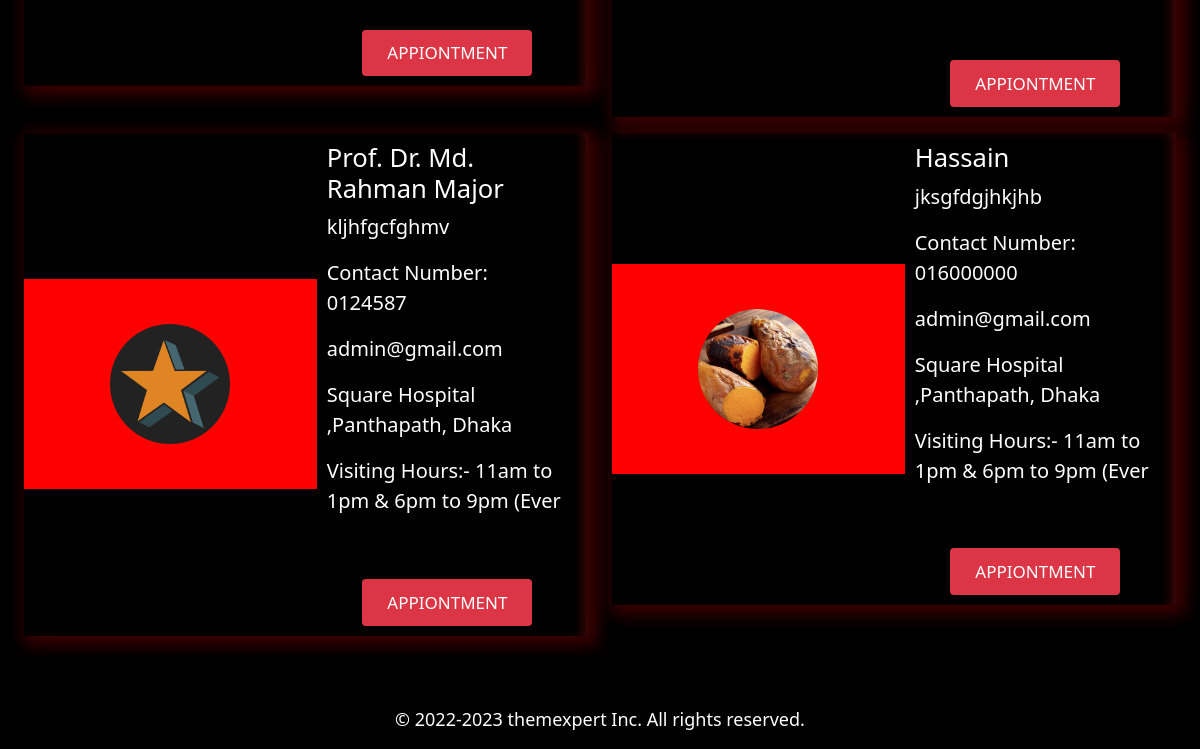
Page /dietitian.php (lower part) on the earlier database version.
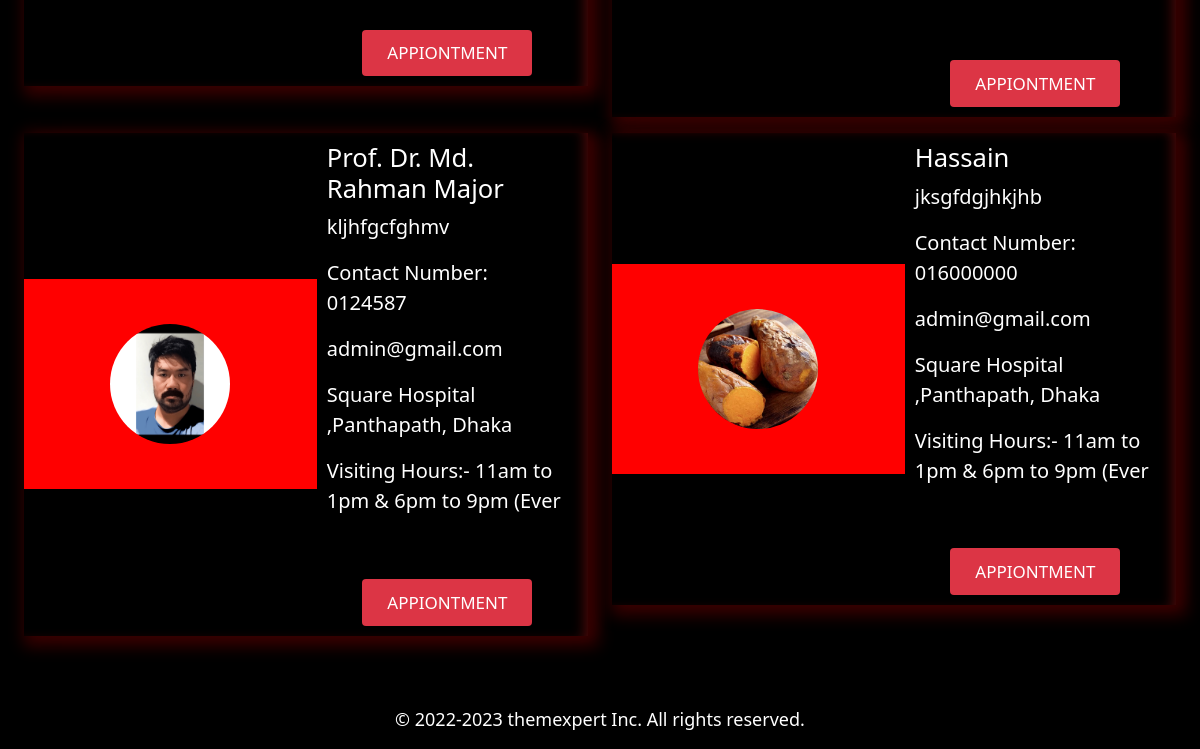
Same page on the later database version.
### tables this page shows
CREATE TABLE `dietitian` (
  `id` int(5) NOT NULL,
  `name` varchar(50) NOT NULL,
  `info` varchar(1000) NOT NULL,
  `number` varchar(11) NOT NULL,
  `email` varchar(30) NOT NULL,
  `address` varchar(100) NOT NULL,
  `visiting_time` varchar(30) NOT NULL,
  `image` varchar(400) NOT NULL,
  `password` varchar(250) NOT NULL,
  `d-acc_create_date` timestamp NOT NULL DEFAULT current_timestamp()
);

### dietitian.php (the view, shortened to what this page needs)
<?php
    include 'config.php';
?>
<!DOCTYPE html>
<html>
<head>
    <link rel="stylesheet" href="https://cdnjs.cloudflare.com/ajax/libs/font-awesome/6.0.0-beta3/css/all.min.css"
 />
    <link rel="stylesheet" href="https://cdn.jsdelivr.net/npm/bootstrap@4.6.2/dist/css/bootstrap.min.css">
    <link rel="stylesheet" href="assets/css/bootstrap.min.css">
    <link rel="stylesheet" type="text/css" href="assets/css/style.css">
</head>
<body>
    <div class="container">
        <div class="testimonial-area">
            <div class="container">
                <div class="row gy-3">
                    <?php
            $sel= "SELECT * FROM `dietitian`";
            $query=$conn-> query($sel);
            while($row=$query->fetch_assoc()){
            ?>
                    <div class="col-md-6">
                        <div class="single-testimonial">
                            <div class="testimonial-image">
                                <img src="admin/<?php echo $row['image']; ?>" alt="testimonial">
                            </div>
                            <div class="testimonial-text">
                                <h5><?php echo $row['name']; ?></h5>
                                <p>
                                    <?php echo $row['info']; ?>
                                </p>
                                <p>
                                    Contact Number: <?php echo $row['number']; ?>
                                </p>
                                <p>
                                    <?php echo $row['email']; ?>
                                </p>
                                <p>
                                    <?php echo $row['address']; ?>
                                </p>
                                <p>
                                    Visiting Hours:- <?php echo $row['visiting_time']; ?>
                                </p>
                                <button class="btn btn-danger" id="openmodalbtn"
                                    onclick="setModalData('<?php echo $row['name']; ?>','<?php echo isset($_SESSION['username']); ?>' ,'<?php echo $row['visiting_time']; ?>','<?php echo $row['id']; ?>')">
                                    Appiontment</button>
                            </div>
                        </div>
                    </div>
                    <?php
            }
            ?>
                </div>
            </div>
        </div>
        <footer class="footer-area">
            <div class="container">
                <div class="row">
                    <div class="col-md-12">
                        <div class="copyright-text">
                            <p>© 2022-2023 themexpert Inc. All rights reserved.</p>
                        </div>
                    </div>
                </div>
            </div>
        </footer>
</body>
</html>

Differences in the rows shown:
changed dietitian "Prof. Dr. Md. Rahman Major": image: a different picture
